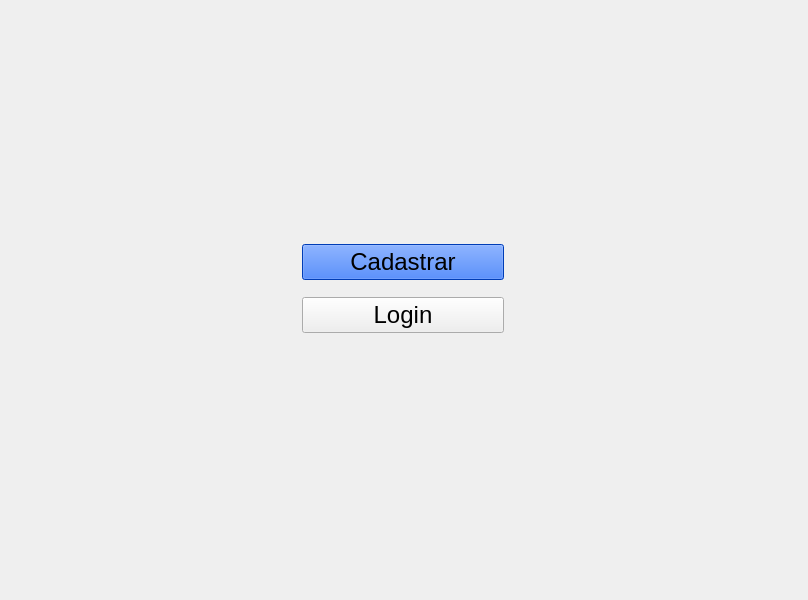
<?xml version="1.0" encoding="UTF-8"?>
<ui version="4.0">
 <class>MainWindow</class>
 <widget class="QMainWindow" name="MainWindow">
  <property name="geometry">
   <rect>
    <x>0</x>
    <y>0</y>
    <width>808</width>
    <height>600</height>
   </rect>
  </property>
  <property name="windowTitle">
   <string>MainWindow</string>
  </property>
  <widget class="QWidget" name="centralwidget">
   <layout class="QGridLayout" name="gridLayout">
    <item row="0" column="0">
     <layout class="QVBoxLayout" name="verticalLayoutMain">
      <item>
       <spacer name="verticalSpacer">
        <property name="orientation">
         <enum>Qt::Vertical</enum>
        </property>
        <property name="sizeHint" stdset="0">
         <size>
          <width>20</width>
          <height>40</height>
         </size>
        </property>
       </spacer>
      </item>
      <item>
       <layout class="QHBoxLayout" name="horizontalLayoutMain">
        <item>
         <spacer name="horizontalSpacer">
          <property name="orientation">
           <enum>Qt::Horizontal</enum>
          </property>
          <property name="sizeHint" stdset="0">
           <size>
            <width>40</width>
            <height>20</height>
           </size>
          </property>
         </spacer>
        </item>
        <item>
         <layout class="QVBoxLayout" name="verticalLayoutButtons">
          <item>
           <widget class="QStackedWidget" name="stackedWidget">
            <property name="cursor">
             <cursorShape>ArrowCursor</cursorShape>
            </property>
            <property name="layoutDirection">
             <enum>Qt::LeftToRight</enum>
            </property>
            <property name="currentIndex">
             <number>0</number>
            </property>
            <widget class="QWidget" name="page">
             <widget class="QWidget" name="verticalLayoutWidget">
              <property name="geometry">
               <rect>
                <x>30</x>
                <y>30</y>
                <width>202</width>
                <height>111</height>
               </rect>
              </property>
              <layout class="QVBoxLayout" name="verticalLayout">
               <item>
                <widget class="QPushButton" name="btnCadastrar">
                 <property name="minimumSize">
                  <size>
                   <width>200</width>
                   <height>31</height>
                  </size>
                 </property>
                 <property name="maximumSize">
                  <size>
                   <width>16777212</width>
                   <height>16777215</height>
                  </size>
                 </property>
                 <property name="palette">
                  <palette>
                   <active>
                    <colorrole role="WindowText">
                     <brush brushstyle="SolidPattern">
                      <color alpha="255">
                       <red>0</red>
                       <green>0</green>
                       <blue>0</blue>
                      </color>
                     </brush>
                    </colorrole>
                    <colorrole role="Button">
                     <brush brushstyle="SolidPattern">
                      <color alpha="255">
                       <red>0</red>
                       <green>85</green>
                       <blue>255</blue>
                      </color>
                     </brush>
                    </colorrole>
                    <colorrole role="Light">
                     <brush brushstyle="SolidPattern">
                      <color alpha="255">
                       <red>127</red>
                       <green>170</green>
                       <blue>255</blue>
                      </color>
                     </brush>
                    </colorrole>
                    <colorrole role="Midlight">
                     <brush brushstyle="SolidPattern">
                      <color alpha="255">
                       <red>63</red>
                       <green>127</green>
                       <blue>255</blue>
                      </color>
                     </brush>
                    </colorrole>
                    <colorrole role="Dark">
                     <brush brushstyle="SolidPattern">
                      <color alpha="255">
                       <red>0</red>
                       <green>42</green>
                       <blue>127</blue>
                      </color>
                     </brush>
                    </colorrole>
                    <colorrole role="Mid">
                     <brush brushstyle="SolidPattern">
                      <color alpha="255">
                       <red>0</red>
                       <green>56</green>
                       <blue>170</blue>
                      </color>
                     </brush>
                    </colorrole>
                    <colorrole role="Text">
                     <brush brushstyle="SolidPattern">
                      <color alpha="255">
                       <red>0</red>
                       <green>0</green>
                       <blue>0</blue>
                      </color>
                     </brush>
                    </colorrole>
                    <colorrole role="BrightText">
                     <brush brushstyle="SolidPattern">
                      <color alpha="255">
                       <red>255</red>
                       <green>255</green>
                       <blue>255</blue>
                      </color>
                     </brush>
                    </colorrole>
                    <colorrole role="ButtonText">
                     <brush brushstyle="SolidPattern">
                      <color alpha="255">
                       <red>0</red>
                       <green>0</green>
                       <blue>0</blue>
                      </color>
                     </brush>
                    </colorrole>
                    <colorrole role="Base">
                     <brush brushstyle="SolidPattern">
                      <color alpha="255">
                       <red>255</red>
                       <green>255</green>
                       <blue>255</blue>
                      </color>
                     </brush>
                    </colorrole>
                    <colorrole role="Window">
                     <brush brushstyle="SolidPattern">
                      <color alpha="255">
                       <red>0</red>
                       <green>85</green>
                       <blue>255</blue>
                      </color>
                     </brush>
                    </colorrole>
                    <colorrole role="Shadow">
                     <brush brushstyle="SolidPattern">
                      <color alpha="255">
                       <red>0</red>
                       <green>0</green>
                       <blue>0</blue>
                      </color>
                     </brush>
                    </colorrole>
                    <colorrole role="AlternateBase">
                     <brush brushstyle="SolidPattern">
                      <color alpha="255">
                       <red>127</red>
                       <green>170</green>
                       <blue>255</blue>
                      </color>
                     </brush>
                    </colorrole>
                    <colorrole role="ToolTipBase">
                     <brush brushstyle="SolidPattern">
                      <color alpha="255">
                       <red>255</red>
                       <green>255</green>
                       <blue>220</blue>
                      </color>
                     </brush>
                    </colorrole>
                    <colorrole role="ToolTipText">
                     <brush brushstyle="SolidPattern">
                      <color alpha="255">
                       <red>0</red>
                       <green>0</green>
                       <blue>0</blue>
                      </color>
                     </brush>
                    </colorrole>
                   </active>
                   <inactive>
                    <colorrole role="WindowText">
                     <brush brushstyle="SolidPattern">
                      <color alpha="255">
                       <red>0</red>
                       <green>0</green>
                       <blue>0</blue>
                      </color>
                     </brush>
                    </colorrole>
                    <colorrole role="Button">
                     <brush brushstyle="SolidPattern">
                      <color alpha="255">
                       <red>0</red>
                       <green>85</green>
                       <blue>255</blue>
                      </color>
                     </brush>
                    </colorrole>
                    <colorrole role="Light">
                     <brush brushstyle="SolidPattern">
                      <color alpha="255">
                       <red>127</red>
                       <green>170</green>
                       <blue>255</blue>
                      </color>
                     </brush>
                    </colorrole>
                    <colorrole role="Midlight">
                     <brush brushstyle="SolidPattern">
                      <color alpha="255">
                       <red>63</red>
                       <green>127</green>
                       <blue>255</blue>
                      </color>
                     </brush>
                    </colorrole>
                    <colorrole role="Dark">
                     <brush brushstyle="SolidPattern">
                      <color alpha="255">
                       <red>0</red>
                       <green>42</green>
                       <blue>127</blue>
                      </color>
                     </brush>
                    </colorrole>
                    <colorrole role="Mid">
                     <brush brushstyle="SolidPattern">
                      <color alpha="255">
                       <red>0</red>
                       <green>56</green>
                       <blue>170</blue>
                      </color>
                     </brush>
                    </colorrole>
                    <colorrole role="Text">
                     <brush brushstyle="SolidPattern">
                      <color alpha="255">
                       <red>0</red>
                       <green>0</green>
                       <blue>0</blue>
                      </color>
                     </brush>
                    </colorrole>
                    <colorrole role="BrightText">
                     <brush brushstyle="SolidPattern">
                      <color alpha="255">
                       <red>255</red>
                       <green>255</green>
                       <blue>255</blue>
                      </color>
                     </brush>
                    </colorrole>
                    <colorrole role="ButtonText">
                     <brush brushstyle="SolidPattern">
                      <color alpha="255">
                       <red>0</red>
                       <green>0</green>
                       <blue>0</blue>
                      </color>
                     </brush>
                    </colorrole>
                    <colorrole role="Base">
                     <brush brushstyle="SolidPattern">
                      <color alpha="255">
                       <red>255</red>
                       <green>255</green>
                       <blue>255</blue>
                      </color>
                     </brush>
                    </colorrole>
                    <colorrole role="Window">
                     <brush brushstyle="SolidPattern">
                      <color alpha="255">
                       <red>0</red>
                       <green>85</green>
                       <blue>255</blue>
                      </color>
                     </brush>
                    </colorrole>
                    <colorrole role="Shadow">
                     <brush brushstyle="SolidPattern">
                      <color alpha="255">
                       <red>0</red>
                       <green>0</green>
                       <blue>0</blue>
                      </color>
                     </brush>
                    </colorrole>
                    <colorrole role="AlternateBase">
                     <brush brushstyle="SolidPattern">
                      <color alpha="255">
                       <red>127</red>
                       <green>170</green>
                       <blue>255</blue>
                      </color>
                     </brush>
                    </colorrole>
                    <colorrole role="ToolTipBase">
                     <brush brushstyle="SolidPattern">
                      <color alpha="255">
                       <red>255</red>
                       <green>255</green>
                       <blue>220</blue>
                      </color>
                     </brush>
                    </colorrole>
                    <colorrole role="ToolTipText">
                     <brush brushstyle="SolidPattern">
                      <color alpha="255">
                       <red>0</red>
                       <green>0</green>
                       <blue>0</blue>
                      </color>
                     </brush>
                    </colorrole>
                   </inactive>
                   <disabled>
                    <colorrole role="WindowText">
                     <brush brushstyle="SolidPattern">
                      <color alpha="255">
                       <red>0</red>
                       <green>42</green>
                       <blue>127</blue>
                      </color>
                     </brush>
                    </colorrole>
                    <colorrole role="Button">
                     <brush brushstyle="SolidPattern">
                      <color alpha="255">
                       <red>0</red>
                       <green>85</green>
                       <blue>255</blue>
                      </color>
                     </brush>
                    </colorrole>
                    <colorrole role="Light">
                     <brush brushstyle="SolidPattern">
                      <color alpha="255">
                       <red>127</red>
                       <green>170</green>
                       <blue>255</blue>
                      </color>
                     </brush>
                    </colorrole>
                    <colorrole role="Midlight">
                     <brush brushstyle="SolidPattern">
                      <color alpha="255">
                       <red>63</red>
                       <green>127</green>
                       <blue>255</blue>
                      </color>
                     </brush>
                    </colorrole>
                    <colorrole role="Dark">
                     <brush brushstyle="SolidPattern">
                      <color alpha="255">
                       <red>0</red>
                       <green>42</green>
                       <blue>127</blue>
                      </color>
                     </brush>
                    </colorrole>
                    <colorrole role="Mid">
                     <brush brushstyle="SolidPattern">
                      <color alpha="255">
                       <red>0</red>
                       <green>56</green>
                       <blue>170</blue>
                      </color>
                     </brush>
                    </colorrole>
                    <colorrole role="Text">
                     <brush brushstyle="SolidPattern">
                      <color alpha="255">
                       <red>0</red>
                       <green>42</green>
                       <blue>127</blue>
                      </color>
                     </brush>
                    </colorrole>
                    <colorrole role="BrightText">
                     <brush brushstyle="SolidPattern">
                      <color alpha="255">
                       <red>255</red>
                       <green>255</green>
                       <blue>255</blue>
                      </color>
                     </brush>
                    </colorrole>
                    <colorrole role="ButtonText">
                     <brush brushstyle="SolidPattern">
                      <color alpha="255">
                       <red>0</red>
                       <green>42</green>
                       <blue>127</blue>
                      </color>
                     </brush>
                    </colorrole>
                    <colorrole role="Base">
                     <brush brushstyle="SolidPattern">
                      <color alpha="255">
                       <red>0</red>
                       <green>85</green>
                       <blue>255</blue>
                      </color>
                     </brush>
                    </colorrole>
                    <colorrole role="Window">
                     <brush brushstyle="SolidPattern">
                      <color alpha="255">
                       <red>0</red>
                       <green>85</green>
                       <blue>255</blue>
                      </color>
                     </brush>
                    </colorrole>
                    <colorrole role="Shadow">
                     <brush brushstyle="SolidPattern">
                      <color alpha="255">
                       <red>0</red>
                       <green>0</green>
                       <blue>0</blue>
                      </color>
                     </brush>
                    </colorrole>
                    <colorrole role="AlternateBase">
                     <brush brushstyle="SolidPattern">
                      <color alpha="255">
                       <red>0</red>
                       <green>85</green>
                       <blue>255</blue>
                      </color>
                     </brush>
                    </colorrole>
                    <colorrole role="ToolTipBase">
                     <brush brushstyle="SolidPattern">
                      <color alpha="255">
                       <red>255</red>
                       <green>255</green>
                       <blue>220</blue>
                      </color>
                     </brush>
                    </colorrole>
                    <colorrole role="ToolTipText">
                     <brush brushstyle="SolidPattern">
                      <color alpha="255">
                       <red>0</red>
                       <green>0</green>
                       <blue>0</blue>
                      </color>
                     </brush>
                    </colorrole>
                   </disabled>
                  </palette>
                 </property>
                 <property name="font">
                  <font>
                   <pointsize>18</pointsize>
                   <weight>50</weight>
                   <bold>false</bold>
                  </font>
                 </property>
                 <property name="text">
                  <string>Cadastrar</string>
                 </property>
                </widget>
               </item>
               <item>
                <widget class="QPushButton" name="btnLogin">
                 <property name="minimumSize">
                  <size>
                   <width>200</width>
                   <height>31</height>
                  </size>
                 </property>
                 <property name="font">
                  <font>
                   <pointsize>18</pointsize>
                  </font>
                 </property>
                 <property name="text">
                  <string>Login</string>
                 </property>
                </widget>
               </item>
              </layout>
             </widget>
            </widget>
            <widget class="QWidget" name="page_2"/>
           </widget>
          </item>
         </layout>
        </item>
        <item>
         <spacer name="horizontalSpacer_2">
          <property name="orientation">
           <enum>Qt::Horizontal</enum>
          </property>
          <property name="sizeHint" stdset="0">
           <size>
            <width>40</width>
            <height>20</height>
           </size>
          </property>
         </spacer>
        </item>
       </layout>
      </item>
      <item>
       <spacer name="verticalSpacer_2">
        <property name="orientation">
         <enum>Qt::Vertical</enum>
        </property>
        <property name="sizeHint" stdset="0">
         <size>
          <width>20</width>
          <height>40</height>
         </size>
        </property>
       </spacer>
      </item>
     </layout>
    </item>
   </layout>
  </widget>
 </widget>
 <resources/>
 <connections/>
</ui>
